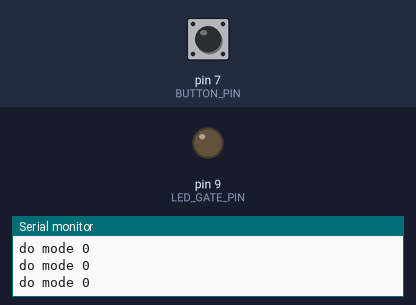
Simulated run of this sketch. Board: Arduino Uno, built with avr-gcc and run on an emulated ATmega328P. Shown: output pins drawn as LEDs (lit = HIGH), the last lines printed to the serial monitor. Dashed ring = blinking. Inputs (shaded band) come from the test bench; at power-on: pin 7 (BUTTON_PIN) HIGH.

Above: at 1.2 s.
1.3 s: pin 7 (BUTTON_PIN) pulled LOW for 0.15 s
At 1.46 s:
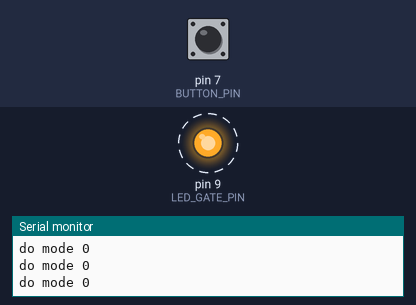
3.2 s: pin 7 (BUTTON_PIN) pulled LOW for 1 s
At 6.6 s:
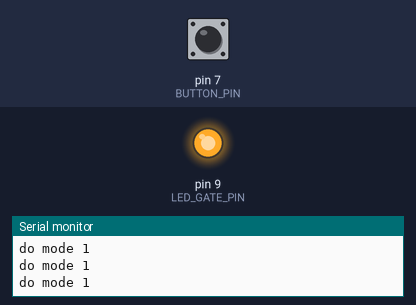
6.9 s: pin 7 (BUTTON_PIN) pulled LOW for 3.2 s
At 8.6 s:
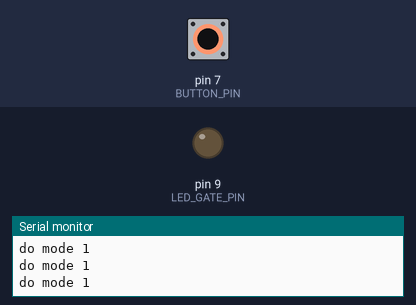
Timing chart, 0 to 17.6 s (numbered marks = the images above; inputs shaded):
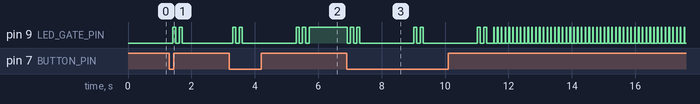

Measured:
- after the input at 1.3 s, pin 9 (LED_GATE_PIN): alternates HIGH for 0.10 s and LOW for 0.10 s, 4 changes in all, then stays LOW, starting after 0.11 s
- after the input at 3.2 s, pin 9 (LED_GATE_PIN): LOW → HIGH after 0.10 s, → LOW 0.10 s later, → HIGH 0.10 s later, → LOW 0.10 s later, … (9 changes in this stretch)
- after the input at 6.9 s, pin 9 (LED_GATE_PIN): HIGH → LOW at once, → HIGH 0.10 s later, → LOW 0.10 s later, → HIGH 0.10 s later, … (115 changes in this stretch)

The sketch:

rosie_the_riviter.ino
```cpp
#define LED_GATE_PIN 9
#define BUTTON_PIN 7
byte mode = 0;

unsigned char myChar = 0;

void setup() {
  // Start Serial
  Serial.begin(115200);
  Serial.println(F("Starting Rosie The Riviter"));

  pinMode(LED_GATE_PIN, OUTPUT);
  pinMode(BUTTON_PIN, INPUT);
}

void loop() {
  Serial.print(F("do mode "));
  Serial.println(mode);
  switch (mode) {
    case 0:
      digitalWrite(LED_GATE_PIN, 0);
      break;
    case 1:
      digitalWrite(LED_GATE_PIN, 1);
      break;
    case 2:
      digitalWrite(LED_GATE_PIN, 0);
      delay(100);
      digitalWrite(LED_GATE_PIN, 1);
      break;
    case 3:
      myChar += 4;
      if (myChar == 0) {
        flash();
      }
      analogWrite(LED_GATE_PIN, myChar);
      break;
    default:
      mode = 0;
  }

  if (digitalRead(BUTTON_PIN) == LOW) {
    int reps = 0;
    while (reps < 4) {
      flash();
      if (digitalRead(BUTTON_PIN) == HIGH) {
        mode = reps;
        break;
      }
      reps++;
      delay(1500);
    }
    Serial.print(F("mode is now: "));
    Serial.println(mode);
  }

  delay(20);
}


void flash() {
  digitalWrite(LED_GATE_PIN, 0);
  delay(100);
  digitalWrite(LED_GATE_PIN, 1);
  delay(100);
  digitalWrite(LED_GATE_PIN, 0);
  delay(100);
  digitalWrite(LED_GATE_PIN, 1);
  delay(100);
  digitalWrite(LED_GATE_PIN, 0);
  delay(100);
}
```
